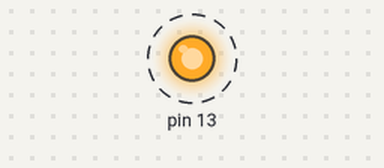
A sketch run on a simulated Arduino Uno, built with avr-gcc and run on an emulated ATmega328P. Parts: output pins drawn as LEDs (lit = HIGH). Dashed ring = blinking.

Above: at 0.05 s.
Timing chart, 0 to 3.0 s (numbered marks = the images above):
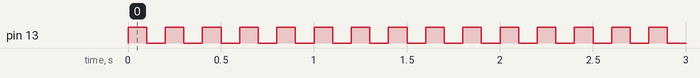

Measured:
- by itself, pin 13: alternates HIGH for 0.10 s and LOW for 0.10 s

The sketch:

simple.ino
```cpp
/* Use File->Load Prog to
   load a different Program
*/

int count;

void setup()
{
	pinMode(13,OUTPUT);
}

void loop()
{
		digitalWrite(13,HIGH);
		delay(100);
		digitalWrite(13,LOW);
		delay(100);

}
```
